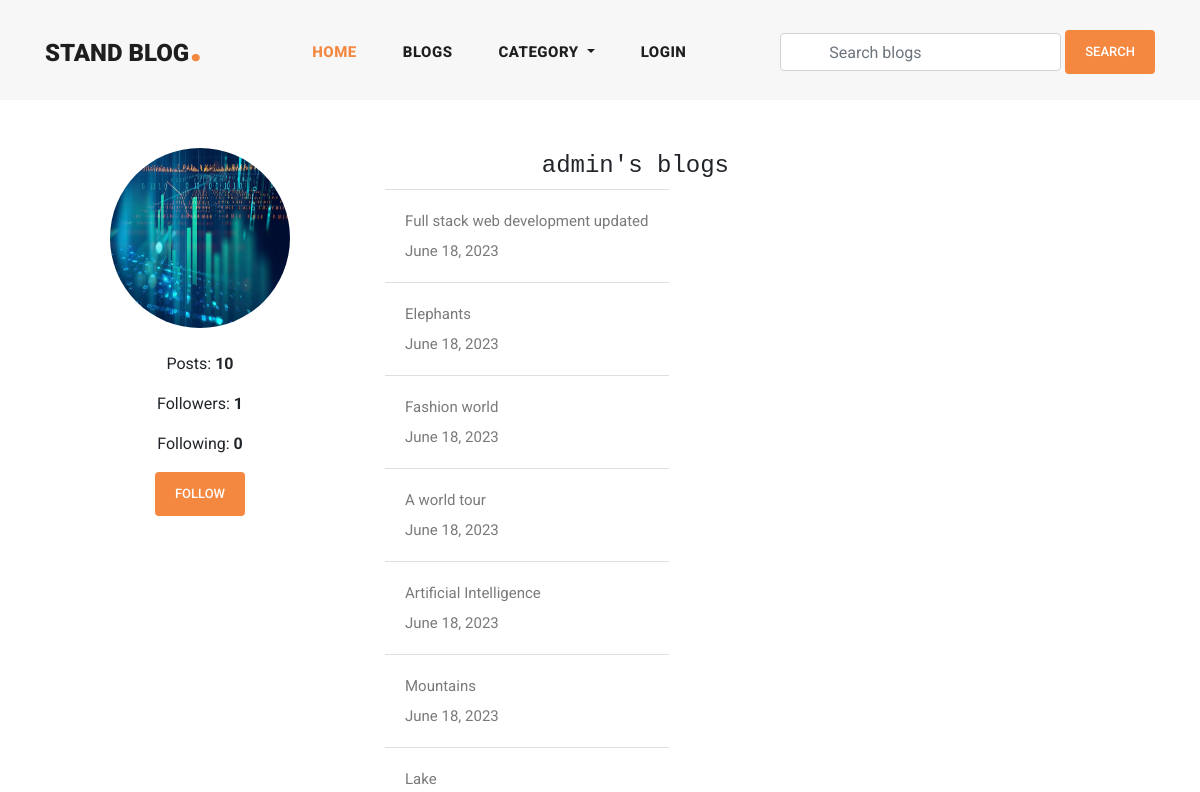
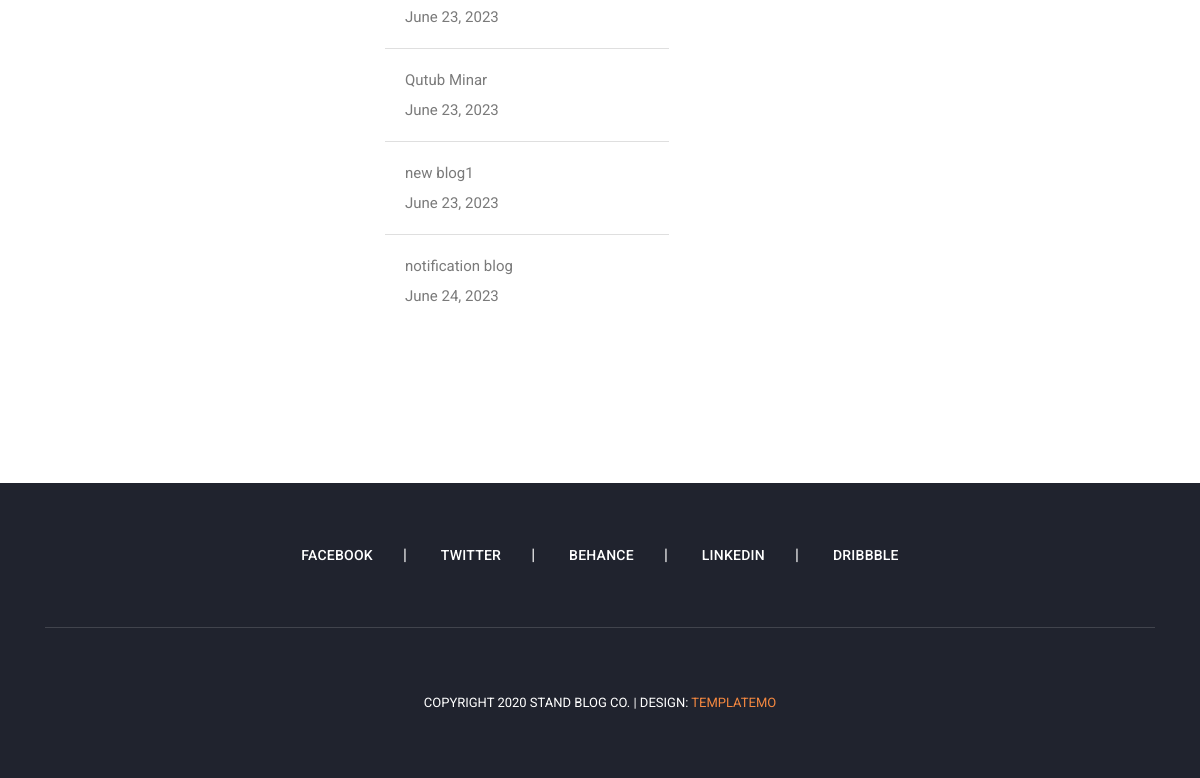
The page /view_user_information/admin/ on the database as committed earlier (2 pictures, top to bottom).
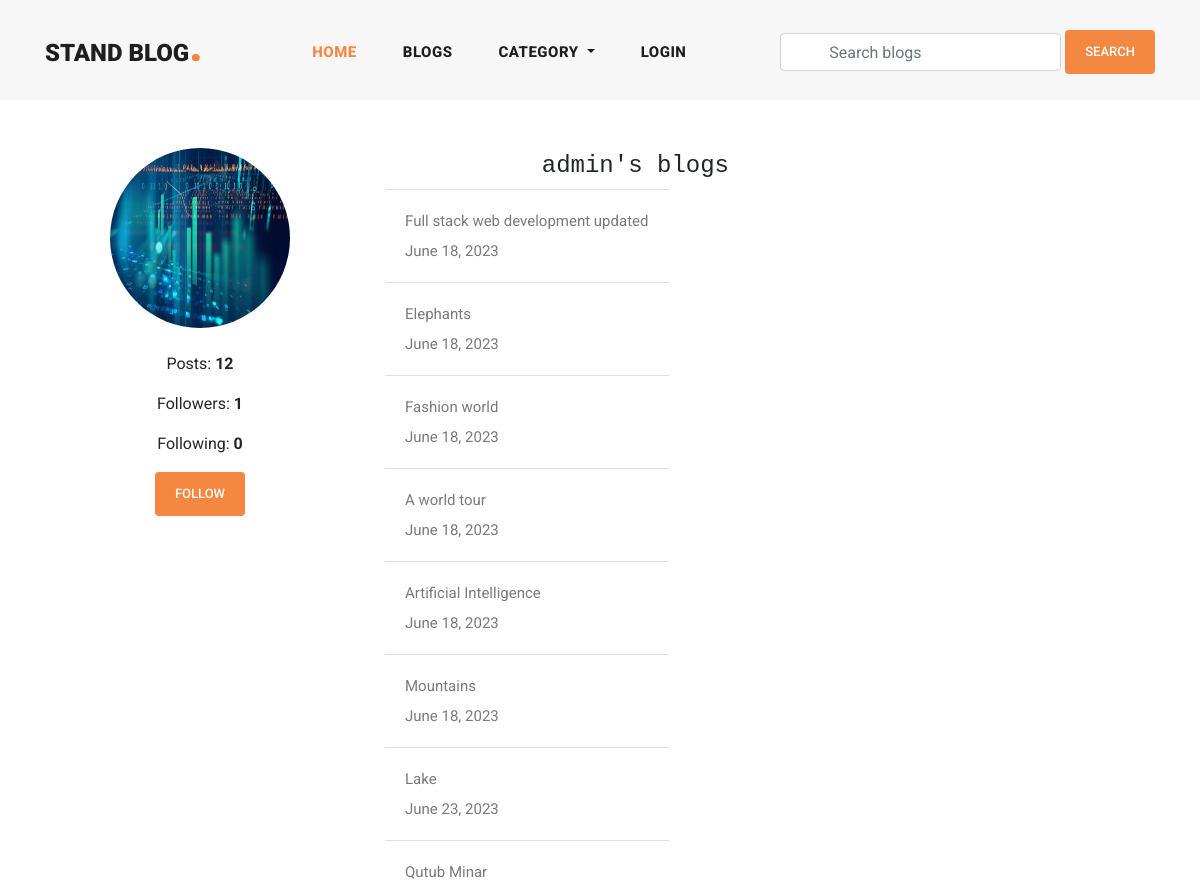
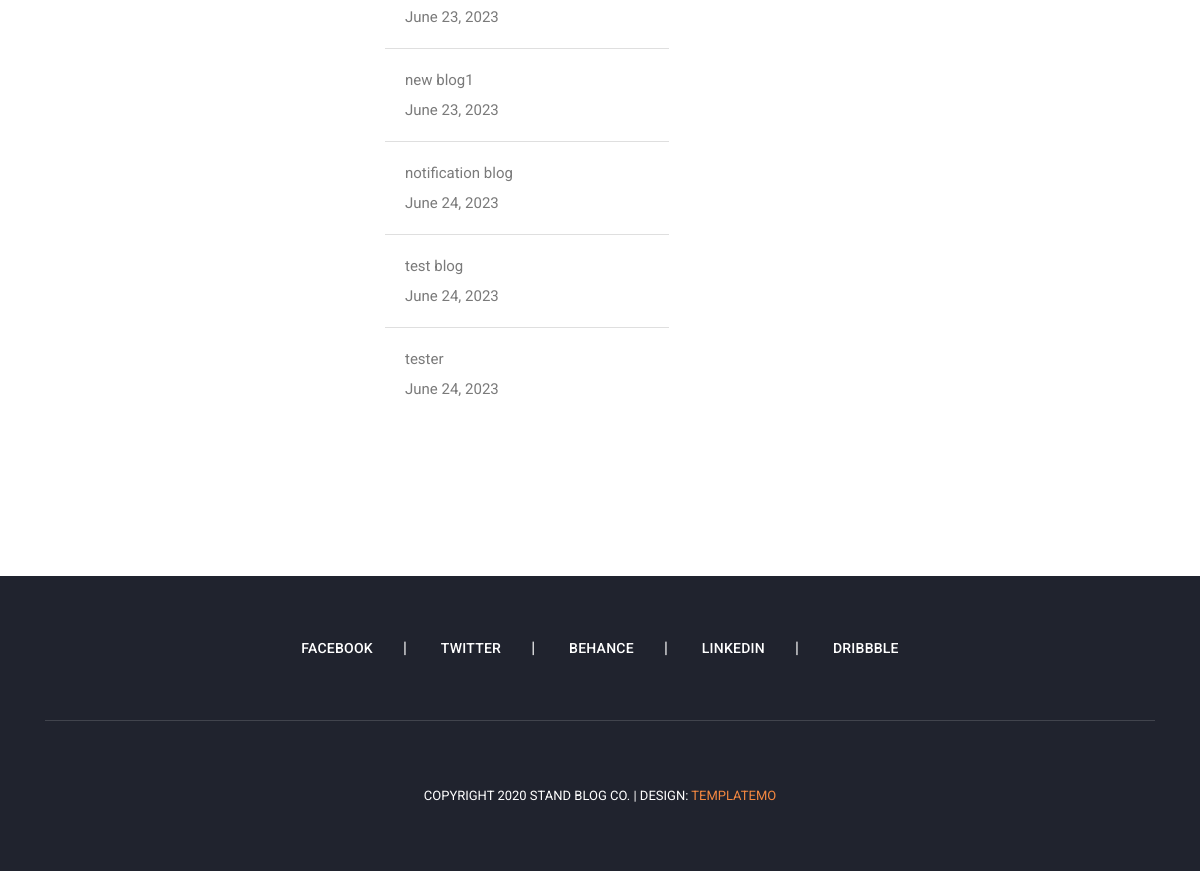
The same page on the database as committed later (2 pictures, top to bottom).
### user_profile/models.py (models this page shows, shortened)
class User(AbstractUser):
    email = models.EmailField(
        max_length=150,
        unique=True,
        error_messages={
            "unique": "The email must be unique"
        }
    )
    profile_image = models.ImageField(
        null=True,
        blank=True,
        upload_to="profile_images"
    )
    followers = models.ManyToManyField("Follow")
    REQUIRED_FIELDS = ["email"]
    objects = CustomUserManager()
    def get_profile_picture(self):
        url = ""
        try:
            url = self.profile_image.url
        except:
            url = ""
        return url

### blog/models.py (models this page shows, shortened)
class Blog(models.Model):
    user = models.ForeignKey(
        User,
        related_name='user_blogs',
        on_delete=models.CASCADE
    )
    category = models.ForeignKey(
        Category,
        related_name='category_blogs',
        on_delete=models.CASCADE
    )
    tags = models.ManyToManyField(
        Tag,
        related_name='tag_blogs',
        blank=True
    )
    likes = models.ManyToManyField(
        User,
        related_name='user_likes',
        blank=True
    )
    title = models.CharField(
        max_length=250
    )
    slug = models.SlugField(null=True, blank=True)
    banner = models.ImageField(upload_to='blog_banners')
    description = RichTextField()
    created_date = models.DateField(auto_now_add=True)

### user_profile/views.py (the view, shortened to what this page needs)
# urls.py: path('view_user_information/<str:username>/',
def view_user_information(request, username):
    account = get_object_or_404(User, username=username)
    following = False
    muted = None
    if following:
        queryset = followers.first()
        if queryset.muted:
            muted = True
        else:
            muted = False
    context = {
        "account": account,
        "following": following,
        "muted": muted
    }
    return render(request, "user_information.html", context)

### blog/context_processors.py (called while the page is built)
def get_all_categories(request):
    categories = Category.objects.all()
    context = {
        "categories": categories
    }
    return context

### user_profile/context_processors.py (called while the page is built, shortened)
def user_notifications(request):
    context = {}
    return context

### templates/user_information.html (shortened to what this page needs)
{% extends 'base.html' %}
{% load static %}
{% block content %}
<section class="profile">
    <div class="container-fluid">
        <div class="row py-5">
            <div class="col-md-4">
                <div class="text-center">
                    <img class="rounded rounded-circle profile-picture" src="{{account.get_profile_picture}}" alt="">
                    <ul class="text-center py-3">
                        <li class="py-2">
                            <span>Posts: <strong>{{account.user_blogs.count}}</strong></span>
                        </li>
                        <li class="py-2">
                            <span>Followers: <strong>{{account.user_followers.count}}</strong></span>
                        </li>
                        <li class="py-2">
                            <span>Following: <strong>{{account.user_follows.count}}</strong></span>
                        </li>
                        <li class="py-2">
                            {% if following %}
                            <a class="btn btn-primary text-decoration-none"
                                href="{% url 'follow_or_unfollow_user' account.id %}">Unfollow</a>
                            {% if muted %}
                            <a class="btn btn-primary text-decoration-none"
                                href="{% url 'mute_or_unmute_user' account.id %}">Unmute</a>
                            {% else %}
                            <a class="btn btn-primary text-decoration-none"
                                href="{% url 'mute_or_unmute_user' account.id %}">Mute</a>
                            {% endif %}
                            {% else %}
                            <a class="btn btn-primary text-decoration-none"
                                href="{% url 'follow_or_unfollow_user' account.id %}">Follow</a>
                            {% endif %}
                        </li>
                    </ul>
                </div>
            </div>
            <div class="row pt-1 mb-2">
                <div class="col-md-12 mb-2">
                    <h4 class="text-monospace text-center">{{account.username}}'s blogs</h4>
                </div>
                <ul class="list-group list-group-flush">
                    {% for blog in account.user_blogs.all %}
                    <li class="list-group-item py-3">
                        <a href="{% url 'blog_details' blog.slug %}">
                            <p>{{blog.title}}</p>
                            <p>{{blog.created_date}}</p>
                        </a>
                    </li>
                    {% endfor %}
                </ul>
            </div>
        </div>
</section>
{% endblock content %}

Rows that differ between the two databases and show on the page:
changed User "admin": user_blogs.count "10" → "12"
added Blog: title "test blog", created_date "June 24, 2023"
added Blog: title "tester", created_date "June 24, 2023"
